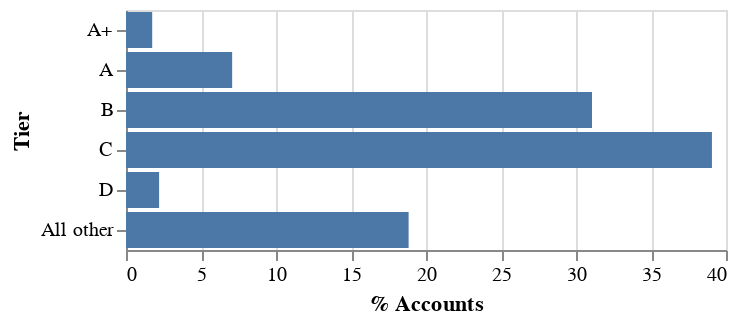

Notebook code cell kept with this figure:
### Markdown cell above
The next graph proposed to tackle this data is a horizontal bar chart. 

This is the default representation in Altair:

### Code cell
#Basic altair bar chart

alt.Chart(table_charts).mark_bar().encode(
    y = alt.Y('Tier', sort = ["A+"]),
    x = alt.X('% Accounts'))

### Figure 1 — Vega-Lite specification as saved in the notebook (floating-point values rounded to 4 significant figures)
{"config": {"view": {"continuousWidth": 300, "continuousHeight": 300}}, "data": {"name": "data-35f9124c4b8dd7e8e6a83d69924ed8ee"}, "mark": {"type": "bar"}, "encoding": {"x": {"field": "% Accounts", "type": "quantitative"}, "y": {"field": "Tier", "sort": ["A+"], "type": "nominal"}}, "$schema": "https://vega.github.io/schema/vega-lite/v5.8.0.json", "datasets": {"data-35f9124c4b8dd7e8e6a83d69924ed8ee": [{"Tier": "A+", "# of Accounts": 19.0, "% Accounts": 1.746, "Revenue ($M)": 3.927, "% Revenue": 21.0}, {"Tier": "A", "# of Accounts": 77.0, "% Accounts": 7.077, "Revenue ($M)": 4.675, "% Revenue": 25.0}, {"Tier": "B", "# of Accounts": 338.0, "% Accounts": 31.07, "Revenue ($M)": 5.984, "% Revenue": 32.0}, {"Tier": "C", "# of Accounts": 425.0, "% Accounts": 39.06, "Revenue ($M)": 2.805, "% Revenue": 15.0}, {"Tier": "D", "# of Accounts": 24.0, "% Accounts": 2.206, "Revenue ($M)": 0.374, "% Revenue": 2.0}, {"Tier": "All other", "# of Accounts": 205.0, "% Accounts": 18.84, "Revenue ($M)": 0.935, "% Revenue": 5.0}]}}
